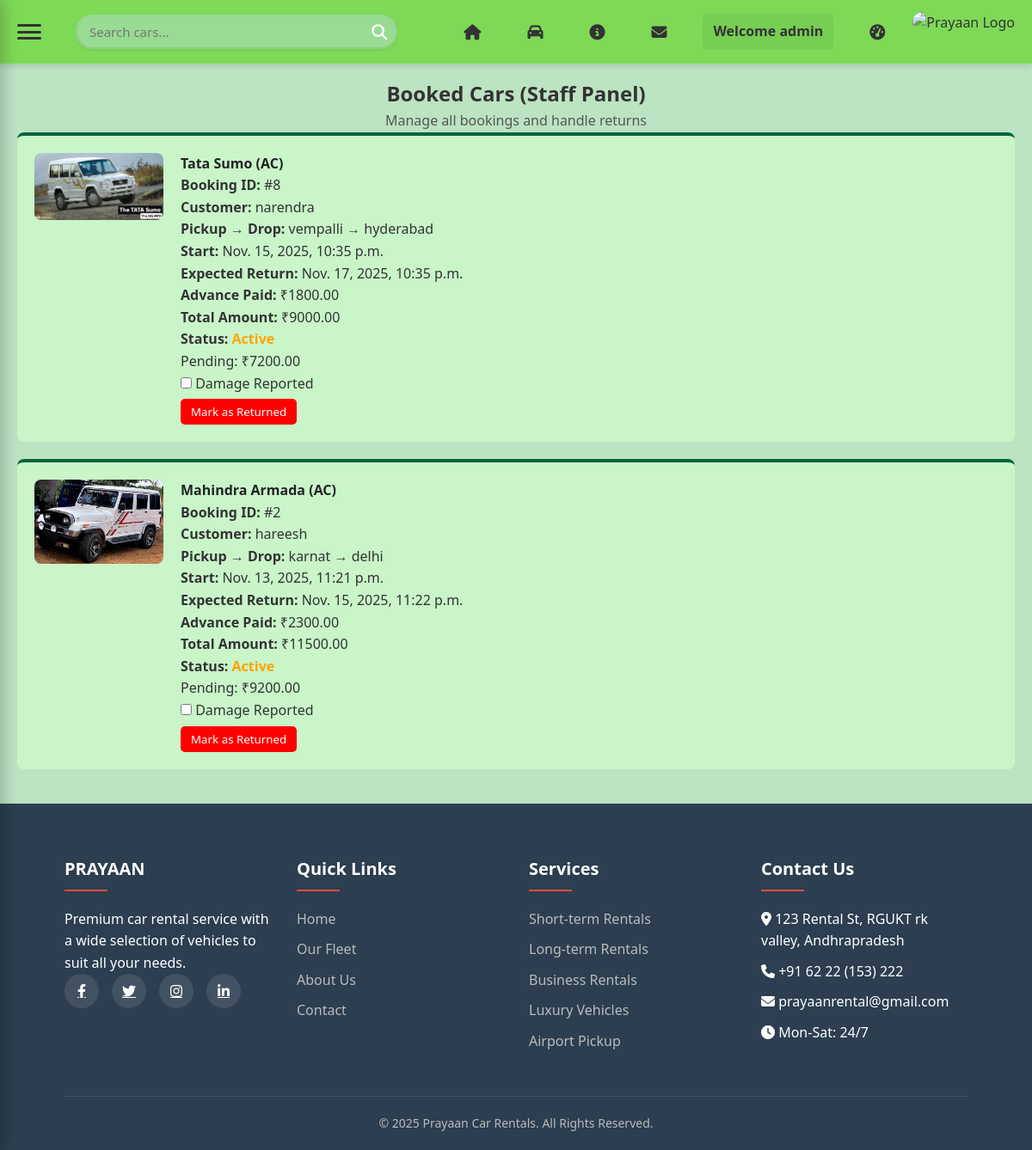
Page /staff/booked_cars/ (signed in) on the earlier database version.
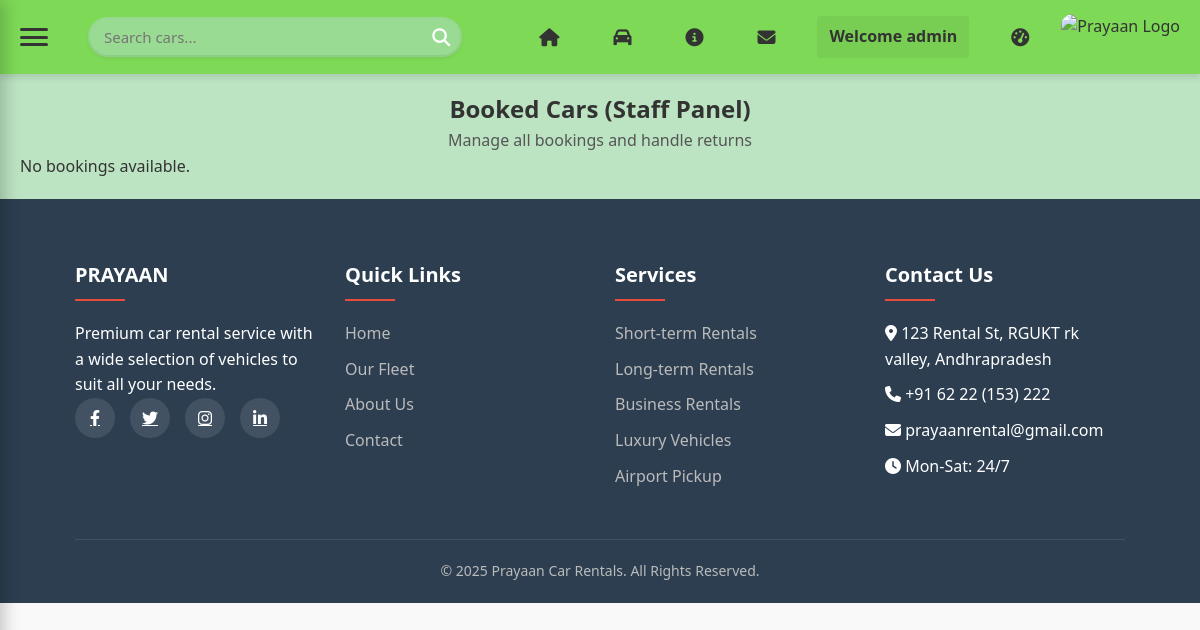
Same page on the later database version.
### app/models.py (models this page shows, shortened)
class Booking(models.Model):
    DRIVE_CHOICES = [
        ('self_drive', 'Self Drive'),
        ('with_driver', 'With Driver')
    ]
    customer = models.ForeignKey(User, on_delete=models.CASCADE, related_name="bookings")
    car = models.ForeignKey(Car, on_delete=models.CASCADE)
    start_datetime = models.DateTimeField()
    expected_return_datetime = models.DateTimeField()
    actual_return_datetime = models.DateTimeField(null=True, blank=True)
    advance_payment = models.DecimalField(max_digits=10, decimal_places=2, null=True, blank=True, default=0)
    start_km_reading = models.IntegerField(null=True, blank=True)
    end_km_reading = models.IntegerField(null=True, blank=True)
    night_halt = models.BooleanField(default=False)
    total_amount = models.DecimalField(max_digits=10, decimal_places=2, null=True, blank=True)
    pending_payment = models.DecimalField(max_digits=10, decimal_places=2, default=Decimal('0.00'))
    created_at = models.DateTimeField(default=timezone.now)
    pickup_location = models.CharField(max_length=100, null=True, blank=True)
    drop_location = models.CharField(max_length=100, null=True, blank=True)
    distance_km = models.FloatField(null=True, blank=True)
    is_returned = models.BooleanField(default=False)
    returned_at = models.DateTimeField(null=True, blank=True)
    damage_fee = models.DecimalField(max_digits=8, decimal_places=2, default=Decimal('0.00'))
    damage_reported = models.BooleanField(default=False)
    kms_to_destination = models.PositiveIntegerField(default=0)
    hours_used = models.IntegerField(default=4)
    drive_type = models.CharField(
        max_length=20,
        choices=DRIVE_CHOICES,
        default='self_drive'
    )

class Car(models.Model):
    CATEGORY_CHOICES = [
        ('Ambassador', 'Ambassador'),
        ('Tata Sumo', 'Tata Sumo'),
        ('Maruti Omni', 'Maruti Omni'),
        ('Maruti Esteem', 'Maruti Esteem'),
        ('Mahindra Armada', 'Mahindra Armada'),
    ]
    AC_CHOICES = [('AC', 'AC'), ('Non-AC', 'Non-AC')]
    STATUS_CHOICES = [('available', 'Available'), ('repair', 'Repair')]
    Fuel_con = [('petrol', 'Petrol'), ('diesel', 'Diesel'), ('gas', 'Gas'), ('electric', 'Electric')]
    category = models.CharField(max_length=20, choices=CATEGORY_CHOICES)
    ac_type = models.CharField(max_length=10, choices=AC_CHOICES)
    total_cars = models.IntegerField(default=1)
    registration_number = models.CharField(max_length=20, unique=True)
    image = models.ImageField(upload_to='cars/')
    price = models.DecimalField(max_digits=8, decimal_places=2)
    price_per_hour = models.FloatField(default=0)
    price_per_km = models.FloatField(default=0)
    fuel_consumption = models.CharField(max_length=15, choices=Fuel_con, default='diesel')
    status = models.CharField(max_length=10, choices=STATUS_CHOICES, default='available')
    is_returned = models.BooleanField(default=False)
    pending_payment = models.DecimalField(max_digits=10, decimal_places=2, default=0)
    damage_reported = models.BooleanField(default=False)
    damage_fee = models.DecimalField(max_digits=10, decimal_places=2, default=0)
    returned_at = models.DateTimeField(null=True, blank=True)

### app/views.py (the view)
# urls.py: path('staff/booked_cars/', views.staff_booked_cars_view, name='staff_booked_cars'),
@staff_member_required
def staff_booked_cars_view(request):
    bookings = Booking.objects.filter(is_returned=False).order_by('-start_datetime')
    total_cars_booked = Booking.objects.filter(is_returned=False).count()
    r_total_cars_booked = Booking.objects.filter(is_returned=True).count()
    return render(
        request,
        "app/staff_booked_cars.html",
        {
            "bookings": bookings,
            "total_cars_booked": total_cars_booked,
            "r_total_cars_booked": r_total_cars_booked,
        },
    )

### app/templates/app/staff_booked_cars.html (shortened to what this page needs)
{% extends "app/base.html" %}
{% load static %}
{% block content %}
<br>
<div class="container-fluid" style="margin-top:-30px;padding:20px;background-color: #bce3c2;">
    <h2 style="color:#333;text-align: center;">Booked Cars (Staff Panel)</h2>
    <p class="text-muted" style="color:#555;text-align: center;">Manage all bookings and handle returns</p>
    {% if bookings %}
        <div class="bookings-list" >
            {% for booking in bookings %}
                <div style="border-top:4px solid #02643d; padding:20px; border-radius:8px; margin-bottom:20px; display:flex; align-items:flex-start; gap:20px; background-color:rgb(201, 245, 201);">
                    <div >
                        {% if booking.car.image %}
                            <img src="{{ booking.car.image.url }}"
                                 alt="{{ booking.car.category }}"
                                 style="width:150px; height:auto; border-radius:8px;">
                        {% else %}
                            <span class="text-muted">No image</span>
                        {% endif %}
                    </div>
                    <div style="flex:1;">
                        <h4 style="margin-top:0; color:#222;">{{ booking.car.category }} ({{ booking.car.ac_type }})</h4>
                        <p><strong>Booking ID:</strong> #{{ booking.id }}</p>
                        <p><strong>Customer:</strong> {{ booking.customer.username }}</p>
                        <p><strong>Pickup → Drop:</strong> {{ booking.pickup_location }} → {{ booking.drop_location }}</p>
                        <p><strong>Start:</strong> {{ booking.start_datetime }}</p>
                        <p><strong>Expected Return:</strong> {{ booking.expected_return_datetime }}</p>
                        <p><strong>Advance Paid:</strong> ₹{{ booking.advance_payment }}</p>
                        <p><strong>Total Amount:</strong> ₹{{ booking.total_amount }}</p>
                        <p>
                            <strong>Status:</strong>
                            {% if booking.is_returned %}
                                <span style="color:green; font-weight:bold;">Returned</span>
                                {% if booking.damage_reported %}
                                    <br><span style="color:red;">Damage Fee: ₹{{ booking.damage_fee }}</span>
                                {% endif %}
                            {% else %}
                                <span style="color:orange; font-weight:bold;">Active</span>
                                <br>Pending: ₹{{ booking.pending_payment }}
                            {% endif %}
                        </p>
                        <div>
                            {% if not booking.is_returned %}
                                <form action="{% url 'staff_returned_cars_mark' booking.id %}" method="POST" style="display:inline;">
                                    <label style="display:block; margin-bottom:5px;">
                                        <input type="checkbox" id="damage_check_{{ booking.id }}" name="damage_reported" value="on"
                                               onchange="toggleDamageFee('{{ booking.id }}')">
                                        Damage Reported
                                    </label>
                                    <button type="submit"
                                            style="background-color:red; color:white; padding:6px 12px; border:none; border-radius:5px;">
                                        Mark as Returned
                                    </button>
                                </form>
                            {% else %}
                                <span style="color:gray;">Completed</span>
                            {% endif %}
                        </div>
                    </div>
                </div>
            {% endfor %}
        </div>
    {% else %}
        <p>No bookings available.</p>
    {% endif %}
</div>
{% endblock %}

Differences in the rows shown:
removed Booking: car.image (picture), car.category "Tata Sumo", car.ac_type "AC", id "8", customer.username "narendra", pickup_location "vempalli", drop_location "hyderabad", start_datetime "Nov. 15, 2025, 10:35 p.m.", expected_return_datetime "Nov. 17, 2025, 10:35 p.m.", advance_payment "1800.00", total_amount "9000.00", pending_payment "7200.00"
removed Booking: car.image (picture), car.category "Mahindra Armada", car.ac_type "AC", id "2", customer.username "hareesh", pickup_location "karnat", drop_location "delhi", start_datetime "Nov. 13, 2025, 11:21 p.m.", expected_return_datetime "Nov. 15, 2025, 11:22 p.m.", advance_payment "2300.00", total_amount "11500.00", pending_payment "9200.00"
Other differences:
text now shown: "No bookings available."
